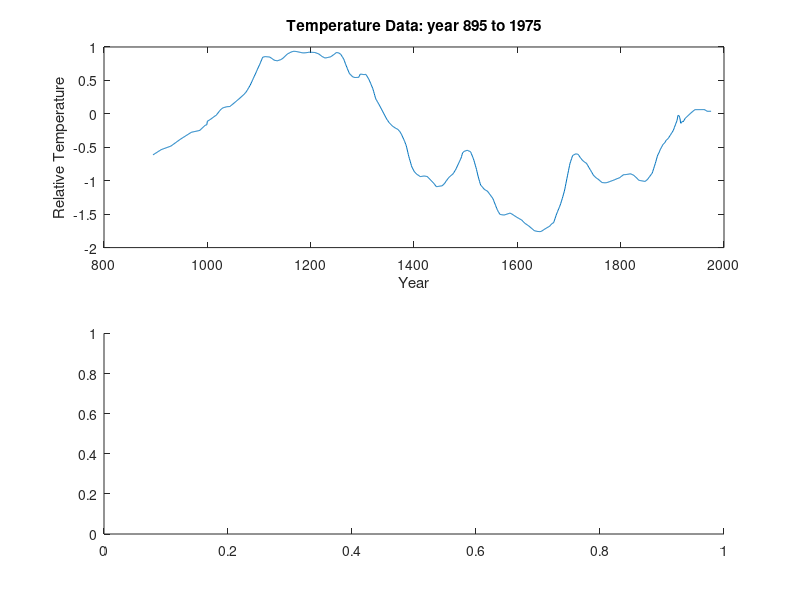

This chart was generated by the following MATLAB code: (Note: this script raises an error after producing the figure.)
% hockeystick.m
% Tyler Niles
% 10.10.10

% clear memory
clear

% %%%%%%%%%%%%%%%%%%%%%%%%%%%%%%%%%%%%%%%%%%%%%%%%%%%%%%%%%%%%%%%%
% Read-in Data
% %%%%%%%%%%%%%%%%%%%%%%%%%%%%%%%%%%%%%%%%%%%%%%%%%%%%%%%%%%%%%%%%

% import from textfile to matrix M
M = dlmread('lambh23b.txt','\t');
% print out data
%disp(M)
% parse
x = M(:,1);
y = M(:,2);
N = length(y);                      % # of samples
dt = (max(x) - min(x)) / (N-1);     % time step
% plot
figure(1)
subplot(2,1,1), plot(x,y);
title('Temperature Data: year 895 to 1975')
xlabel('Year'), ylabel('Relative Temperature')
subplot(2,1,2), plotfft(x,y);
title('fft')

% %%%%%%%%%%%%%%%%%%%%%%%%%%%%%%%%%%%%%%%%%%%%%%%%%%%%%%%%%%%%%%%%
% Noise
% %%%%%%%%%%%%%%%%%%%%%%%%%%%%%%%%%%%%%%%%%%%%%%%%%%%%%%%%%%%%%%%%

% gen noise
amp = 0.9;      % amplitude
var = 0.6;      % variance
a = amp * sqrt(var) * randn(N,1); % gaussian samples
figure(2)
subplot(2,1,1), plot(x,a)
title('Gaussian Additive Noise')
subplot(2,1,2), plotfft(x,a);
title('fft')

% add noise
y = y + a;
figure(3)
subplot(2,1,1), plot(x,y)
title('Noisy Signal')
xlabel('Year'), ylabel('Dithered Temperature')
subplot(2,1,2), [Y,f]=plotfft(x,y);
title('fft')

% %%%%%%%%%%%%%%%%%%%%%%%%%%%%%%%%%%%%%%%%%%%%%%%%%%%%%%%%%%%%%%%%
% bpf - Mrs. Syrup
% %%%%%%%%%%%%%%%%%%%%%%%%%%%%%%%%%%%%%%%%%%%%%%%%%%%%%%%%%%%%%%%%
fprintf('Butterworth Bandpass Filtering\n')
%n   = input('Please enter n-1 filter order: ');
%fp1 = input('Please enter low-end frequency: ');
%fp2 = input('Please enter high-end frequency: ');
n=1; fp1=0; fp2=40;
fprintf('\n')
fprintf('The BW Selected is f_lo = %f and f_hi = %f\n', fp1, fp2)
fo = fp1 + (fp2-fp1)/2;
fprintf('Thus, fo for the filter is %f\n\n', fo)
        
w   = 2*pi*f;       %freq. vector
wo  = 2*pi*fo;      %resonant frequency
wlo = 2*pi*fp1;
whi = 2*pi*fp2;
bw  = whi - wlo;    %bandwith     
q = wo/bw;          %quality factor

%h_f = (1 + (((j.*w)./wo).^2)) ./ (1 + ((j.*w)./(q*wo)) + (((j.*w)./wo).^2));
h_f = (1./(1+(w./wo).^(2*n))) .* (1./(1+(wo./w).^(2*n)));     % lpf * hpf
Y_f = (Y) .* abs(h_f');     % noisy signal * filter function

Fs = N/dt;
Y_t = Fs * real(ifft(ifftshift(Y_f)));

figure(4)
subplot(2,1,1), plot(x,Y_t), title('Filtered Signal')
xlabel('Year'), ylabel('Temperature')
subplot(2,1,2), plot(f,abs(Y_f)), title('fft')



% %%%%%%%%%%%%%%%%%%%%%%%%%%%%%%%%%%%%%%%%%%%%%%%%%%%%%%%%%%%%%%%%
% all done :-)
